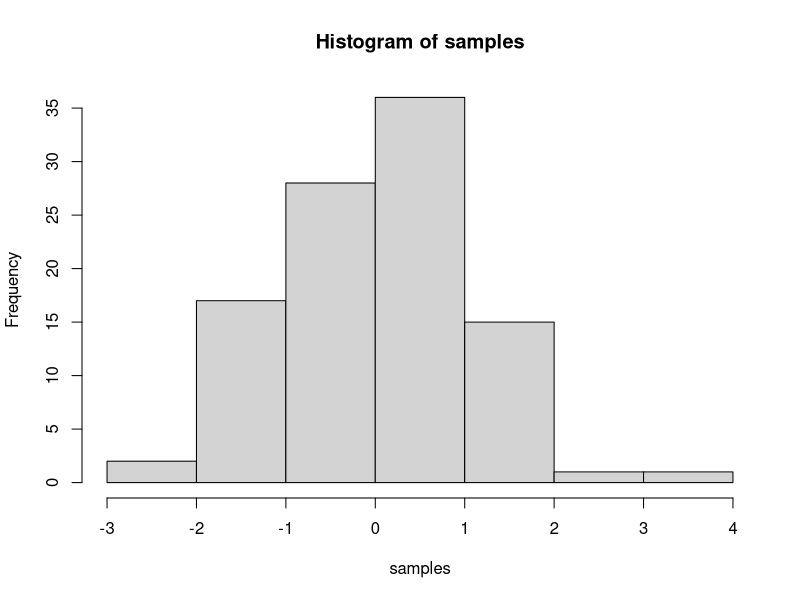

This figure's R source:
## ---- chunk 1
samples <- rnorm(100, mean=0, sd=1)
hist(samples)
